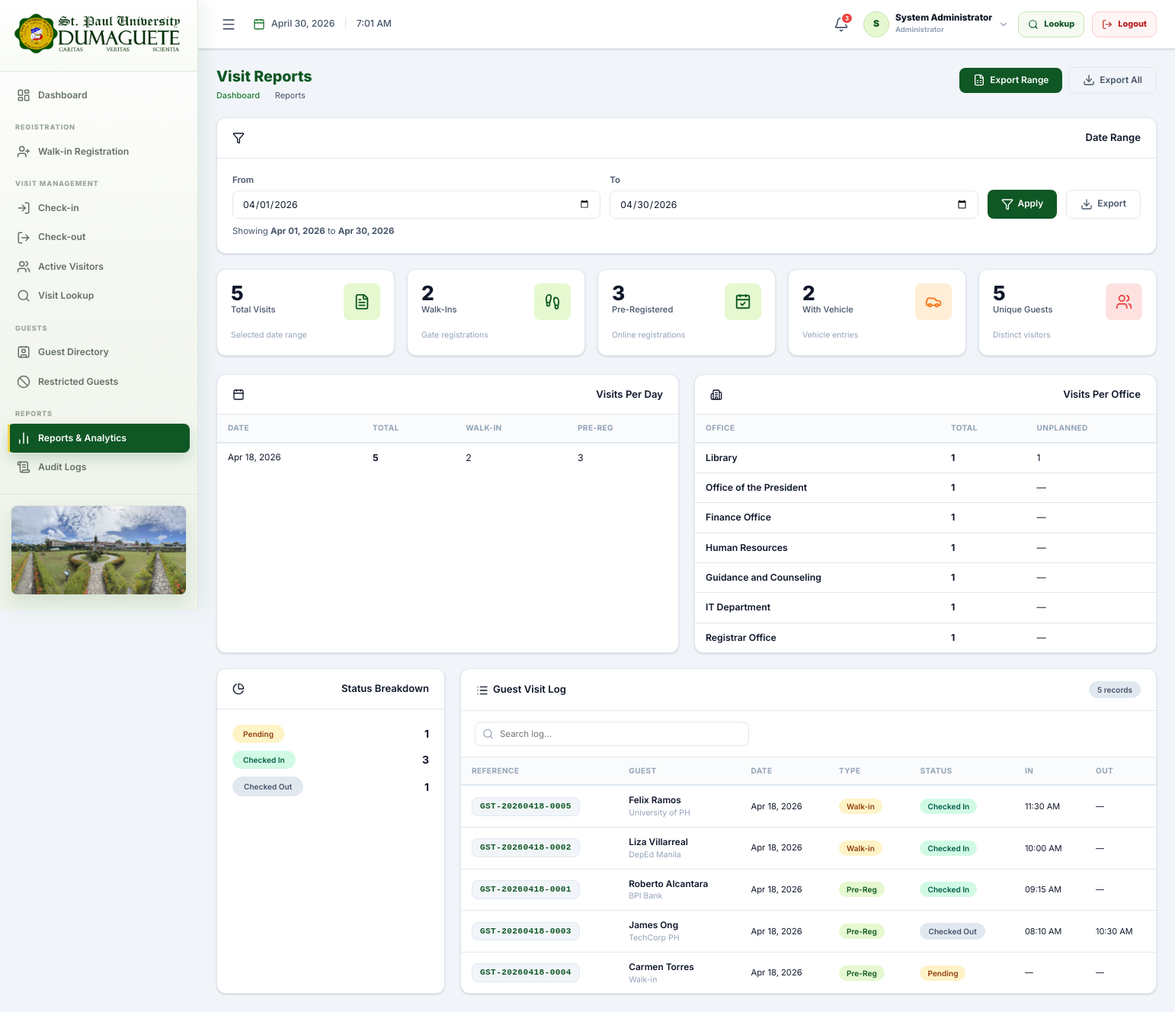
The page /public/reports/index.php (signed in) on the database its author committed.
### tables this page shows
CREATE TABLE IF NOT EXISTS `guest_visits` (
  `visit_id` INT(11) NOT NULL AUTO_INCREMENT,
  `guest_id` INT(11) NOT NULL,
  `visit_reference` VARCHAR(30) NOT NULL UNIQUE,        
  `qr_token` VARCHAR(100) DEFAULT NULL UNIQUE,          
  `registration_type` ENUM('pre_registered','walk_in') NOT NULL DEFAULT 'walk_in',
  `purpose_of_visit` TEXT NOT NULL,
  `visit_date` DATE NOT NULL,                           
  `expected_time_in` TIME DEFAULT NULL,                 
  `expected_time_out` TIME DEFAULT NULL,                
  `actual_check_in` DATETIME DEFAULT NULL,              
  `actual_check_out` DATETIME DEFAULT NULL,             
  `overall_status` ENUM('pending','checked_in','checked_out','cancelled','overstayed') NOT NULL DEFAULT 'pending',
  `has_vehicle` TINYINT(1) NOT NULL DEFAULT 0,
  `pass_number` VARCHAR(50) DEFAULT NULL,               
  `processed_by_guard_id` INT(11) DEFAULT NULL,         
  `notes` TEXT DEFAULT NULL,
  `created_at` DATETIME NOT NULL DEFAULT CURRENT_TIMESTAMP,
  `updated_at` DATETIME NOT NULL DEFAULT CURRENT_TIMESTAMP ON UPDATE CURRENT_TIMESTAMP,
  PRIMARY KEY (`visit_id`),
  FOREIGN KEY (`guest_id`) REFERENCES `guests`(`guest_id`) ON DELETE RESTRICT ON UPDATE CASCADE,
  FOREIGN KEY (`processed_by_guard_id`) REFERENCES `users`(`user_id`) ON DELETE SET NULL ON UPDATE CASCADE,
  INDEX `idx_visit_ref` (`visit_reference`),
  INDEX `idx_visit_qr` (`qr_token`),
  INDEX `idx_visit_date` (`visit_date`),
  INDEX `idx_visit_status` (`overall_status`)
);

CREATE TABLE IF NOT EXISTS `guests` (
  `guest_id` INT(11) NOT NULL AUTO_INCREMENT,
  `full_name` VARCHAR(150) NOT NULL,
  `contact_number` VARCHAR(20) DEFAULT NULL,
  `email` VARCHAR(150) DEFAULT NULL,
  `organization` VARCHAR(150) DEFAULT NULL,             
  `address` TEXT DEFAULT NULL,
  `id_type` VARCHAR(80) DEFAULT NULL,                   
  `id_number_masked` VARCHAR(50) DEFAULT NULL,          
  `photo_filename` VARCHAR(255) DEFAULT NULL,           
  `is_restricted` TINYINT(1) NOT NULL DEFAULT 0,        
  `restriction_reason` TEXT DEFAULT NULL,
  `created_at` DATETIME NOT NULL DEFAULT CURRENT_TIMESTAMP,
  `updated_at` DATETIME NOT NULL DEFAULT CURRENT_TIMESTAMP ON UPDATE CURRENT_TIMESTAMP,
  PRIMARY KEY (`guest_id`),
  INDEX `idx_guest_name` (`full_name`),
  INDEX `idx_guest_contact` (`contact_number`)
);

### includes/helpers.php (called while the page is built, shortened)
<?php
function e(string $str): string {
    return htmlspecialchars($str, ENT_QUOTES, 'UTF-8');
}
function formatDate(?string $date, string $format = 'M d, Y'): string {
    return date($format, strtotime($date));
}
function formatTime(?string $time): string {
    if (!$time) return '—';
    return date('h:i A', strtotime($time));
}
function statusLabel(string $status): string {
    return match ($status) {
        'pending'        => 'Pending',
        'checked_in'     => 'Checked In',
        'checked_out'    => 'Checked Out',
        'cancelled'      => 'Cancelled',
        'overstayed'     => 'Overstayed',
        'arrived'        => 'Arrived',
        'in_service'     => 'In Service',
        'completed'      => 'Completed',
        'pre_registered' => 'Pre-Registered',
        'walk_in'        => 'Walk-in',
        'admin'          => 'Administrator',
        'guard'          => 'Guard / Reception',
        'office_staff'   => 'Office Staff',
        'guest_house_staff' => 'Guest House Staff',
        'reserved'       => 'Reserved',
        'occupied'       => 'Occupied',
        'no_show'        => 'No-show',
        'available'      => 'Available',
        'maintenance'    => 'Maintenance',
        'inactive'       => 'Inactive',
        default          => ucfirst(str_replace('_', ' ', $status)),
    };
}
function getCountQuery(string $sql, array $params = []): int {
    $db   = getDB();
    $stmt = $db->prepare($sql);
    $stmt->execute($params);
    return (int) $stmt->fetchColumn();
}

### public/reports/index.php (the view, shortened to what this page needs)
<?php
require_once __DIR__ . '/../../includes/helpers.php';
$pageTitle = 'Reports'; $db = getDB();
$dateFrom = $_GET['date_from'] ?? date('Y-m-01'); $dateTo = $_GET['date_to'] ?? date('Y-m-d');
$params = [':from'=>$dateFrom,':to'=>$dateTo];
$summary = [
    'total_visits'   => getCountQuery("SELECT COUNT(*) FROM guest_visits WHERE visit_date BETWEEN :from AND :to", $params),
    'walk_ins'       => getCountQuery("SELECT COUNT(*) FROM guest_visits WHERE visit_date BETWEEN :from AND :to AND registration_type='walk_in'", $params),
    'pre_registered' => getCountQuery("SELECT COUNT(*) FROM guest_visits WHERE visit_date BETWEEN :from AND :to AND registration_type='pre_registered'", $params),
    'with_vehicle'   => getCountQuery("SELECT COUNT(*) FROM guest_visits WHERE visit_date BETWEEN :from AND :to AND has_vehicle=1", $params),
    'unique_guests'  => getCountQuery("SELECT COUNT(DISTINCT guest_id) FROM guest_visits WHERE visit_date BETWEEN :from AND :to", $params),
];
$perDayStmt = $db->prepare("SELECT visit_date, COUNT(*) AS total, SUM(registration_type='walk_in') AS walk_ins, SUM(registration_type='pre_registered') AS pre_reg FROM guest_visits WHERE visit_date BETWEEN :from AND :to GROUP BY visit_date ORDER BY visit_date DESC");
$perDayStmt->execute($params); $perDay = $perDayStmt->fetchAll();
$perOfficeStmt = $db->prepare("SELECT o.office_name, COUNT(vd.destination_id) AS total, SUM(vd.is_unplanned) AS unplanned FROM visit_destinations vd JOIN offices o ON vd.office_id=o.office_id JOIN guest_visits gv ON vd.visit_id=gv.visit_id WHERE gv.visit_date BETWEEN :from AND :to GROUP BY o.office_id ORDER BY total DESC");
$perOfficeStmt->execute($params); $perOffice = $perOfficeStmt->fetchAll();
$statusStmt = $db->prepare("SELECT overall_status, COUNT(*) AS cnt FROM guest_visits WHERE visit_date BETWEEN :from AND :to GROUP BY overall_status");
$statusStmt->execute($params); $statusBreakdown = $statusStmt->fetchAll();
$guestListStmt = $db->prepare("SELECT gv.visit_reference, gv.visit_date, gv.overall_status, gv.registration_type, gv.actual_check_in, gv.actual_check_out, gv.has_vehicle, g.full_name AS guest_name, g.organization FROM guest_visits gv JOIN guests g ON gv.guest_id=g.guest_id WHERE gv.visit_date BETWEEN :from AND :to ORDER BY gv.visit_date DESC, gv.actual_check_in DESC");
$guestListStmt->execute($params); $guestList = $guestListStmt->fetchAll();
include __DIR__ . '/../../includes/header.php';
?>
<div class="page-top">
  <div><div class="page-title">Visit Reports</div>
  <ul class="breadcrumb"><li><a href="<?= APP_URL ?>/public/dashboard/admin.php">Dashboard</a></li><li>Reports</li></ul></div>
  <div class="page-actions">
    <a href="<?= APP_URL ?>/public/reports/export.php?date_from=<?= urlencode($dateFrom) ?>&date_to=<?= urlencode($dateTo) ?>" class="btn btn-success">
      <i data-lucide="file-spreadsheet"></i> Export Range
    </a>
    <a href="<?= APP_URL ?>/public/reports/export.php" class="btn btn-outline">
      <i data-lucide="download"></i> Export All
    </a>
  </div>
</div>
<div class="card" style="margin-bottom:20px;">
  <div class="card-header"><i data-lucide="filter" style="width:16px;height:16px;vertical-align:middle;margin-right:6px;"></i>Date Range</div>
  <div class="card-body">
    <form method="GET" style="display:flex;gap:12px;align-items:flex-end;flex-wrap:wrap;">
      <div class="form-group" style="flex:1;min-width:160px;margin-bottom:0;">
        <label class="form-label">From</label>
        <input type="date" name="date_from" class="form-control" value="<?= e($dateFrom) ?>">
      </div>
      <div class="form-group" style="flex:1;min-width:160px;margin-bottom:0;">
        <label class="form-label">To</label>
        <input type="date" name="date_to" class="form-control" value="<?= e($dateTo) ?>">
      </div>
      <button type="submit" class="btn btn-primary" style="height:38px;"><i data-lucide="filter"></i> Apply</button>
      <a href="<?= APP_URL ?>/public/reports/export.php?date_from=<?= urlencode($dateFrom) ?>&date_to=<?= urlencode($dateTo) ?>" class="btn btn-outline" style="height:38px;"><i data-lucide="download"></i> Export</a>
    </form>
    <div style="margin-top:8px;font-size:.82rem;color:var(--text-s);">Showing <strong><?= formatDate($dateFrom) ?></strong> to <strong><?= formatDate($dateTo) ?></strong></div>
  </div>
</div>
<div class="stat-grid reports-summary-grid">
  <div class="stat-card">
    <div class="stat-card-top">
      <div>
        <div class="stat-value"><?= $summary['total_visits'] ?></div>
        <div class="stat-label">Total Visits</div>
      </div>
      <div class="stat-icon-wrap blue"><i data-lucide="file-text"></i></div>
    </div>
    <div class="stat-trend" style="color:var(--text-m);">Selected date range</div>
  </div>
  <div class="stat-card">
    <div class="stat-card-top">
      <div>
        <div class="stat-value"><?= $summary['walk_ins'] ?></div>
        <div class="stat-label">Walk-Ins</div>
      </div>
      <div class="stat-icon-wrap green"><i data-lucide="footprints"></i></div>
    </div>
    <div class="stat-trend" style="color:var(--text-m);">Gate registrations</div>
  </div>
  <div class="stat-card">
    <div class="stat-card-top">
      <div>
        <div class="stat-value"><?= $summary['pre_registered'] ?></div>
        <div class="stat-label">Pre-Registered</div>
      </div>
      <div class="stat-icon-wrap purple"><i data-lucide="calendar-check"></i></div>
    </div>
    <div class="stat-trend" style="color:var(--text-m);">Online registrations</div>
  </div>
  <div class="stat-card">
    <div class="stat-card-top">
      <div>
        <div class="stat-value"><?= $summary['with_vehicle'] ?></div>
        <div class="stat-label">With Vehicle</div>
      </div>
      <div class="stat-icon-wrap orange"><i data-lucide="car"></i></div>
    </div>
    <div class="stat-trend" style="color:var(--text-m);">Vehicle entries</div>
  </div>
  <div class="stat-card">
    <div class="stat-card-top">
      <div>
        <div class="stat-value"><?= $summary['unique_guests'] ?></div>
        <div class="stat-label">Unique Guests</div>
      </div>
      <div class="stat-icon-wrap red"><i data-lucide="users"></i></div>
    </div>
    <div class="stat-trend" style="color:var(--text-m);">Distinct visitors</div>
  </div>
</div>
<div style="display:grid;grid-template-columns:1fr 1fr;gap:20px;margin-bottom:20px;">
  <div class="card">
    <div class="card-header"><i data-lucide="calendar" style="width:16px;height:16px;vertical-align:middle;margin-right:6px;"></i>Visits Per Day</div>
    <div class="card-body p-0"><div class="table-responsive" style="max-height:350px;overflow-y:auto;">
      <table class="data-table"><thead><tr><th>Date</th><th>Total</th><th>Walk-In</th><th>Pre-Reg</th></tr></thead><tbody>
      <?php if (empty($perDay)): ?><tr><td colspan="4"><div class="table-empty">No data</div></td></tr>
      <?php else: foreach($perDay as $d): ?>
      <tr><td style="font-size:.83rem;"><?= formatDate($d['visit_date']) ?></td><td><strong><?= $d['total'] ?></strong></td><td><?= $d['walk_ins'] ?></td><td><?= $d['pre_reg'] ?></td></tr>
      <?php endforeach; endif; ?></tbody></table>
    </div></div>
  </div>
  <div class="card">
    <div class="card-header"><i data-lucide="building-2" style="width:16px;height:16px;vertical-align:middle;margin-right:6px;"></i>Visits Per Office</div>
    <div class="card-body p-0"><div class="table-responsive" style="max-height:350px;overflow-y:auto;">
      <table class="data-table"><thead><tr><th>Office</th><th>Total</th><th>Unplanned</th></tr></thead><tbody>
      <?php if (empty($perOffice)): ?><tr><td colspan="3"><div class="table-empty">No data</div></td></tr>
      <?php else: foreach($perOffice as $o): ?>
      <tr><td style="font-weight:600;"><?= e($o['office_name']) ?></td><td><strong><?= $o['total'] ?></strong></td><td><?= $o['unplanned'] ?: '—' ?></td></tr>
      <?php endforeach; endif; ?></tbody></table>
    </div></div>
  </div>
</div>
<div style="display:grid;grid-template-columns:300px 1fr;gap:20px;">
  <div class="card">
    <div class="card-header"><i data-lucide="pie-chart" style="width:16px;height:16px;vertical-align:middle;margin-right:6px;"></i>Status Breakdown</div>
    <div class="card-body">
      <?php foreach ($statusBreakdown as $sb): $sc=match($sb['overall_status']){'pending'=>'badge-warning','checked_in'=>'badge-success','checked_out'=>'badge-secondary','cancelled'=>'badge-danger','overstayed'=>'badge-danger',default=>'badge-secondary'};?>
      <div style="display:flex;justify-content:space-between;align-items:center;margin-bottom:10px;">
        <span class="badge <?= $sc ?>" style="padding:5px 14px;"><?= statusLabel($sb['overall_status']) ?></span>
        <strong><?= $sb['cnt'] ?></strong>
      </div>
      <?php endforeach; ?>
    </div>
  </div>
  <div class="card">
    <div class="card-header" style="justify-content:space-between;">
      <span><i data-lucide="list" style="width:16px;height:16px;vertical-align:middle;margin-right:6px;"></i>Guest Visit Log</span>
      <span class="badge badge-secondary"><?= count($guestList) ?> records</span>
    </div>
    <div class="table-toolbar">
      <div class="table-search"><i data-lucide="search" class="table-search-icon"></i>
        <input type="text" id="searchInput" placeholder="Search log…" autocomplete="off"></div>
    </div>
    <div class="card-body p-0"><div class="table-responsive">
      <table class="data-table" id="tbl">
        <thead><tr><th>Reference</th><th>Guest</th><th>Date</th><th>Type</th><th>Status</th><th>In</th><th>Out</th></tr></thead>
        <tbody>
        <?php if (empty($guestList)): ?><tr><td colspan="7"><div class="table-empty">No visits for this period.</div></td></tr>
        <?php else: foreach ($guestList as $g): ?>
        <tr>
          <td><span class="ref-chip"><?= e($g['visit_reference']) ?></span></td>
          <td><div><div style="font-weight:600;font-size:.85rem;"><?= e($g['guest_name']) ?></div><div style="font-size:.75rem;color:var(--text-m);"><?= e($g['organization']??'') ?></div></div></td>
          <td style="font-size:.8rem;"><?= formatDate($g['visit_date']) ?></td>
          <td><span class="badge <?= $g['registration_type']==='walk_in'?'badge-warning':'badge-blue' ?>"><?= $g['registration_type']==='walk_in'?'Walk-in':'Pre-Reg' ?></span></td>
          <td><?php $sc2=match($g['overall_status']){'pending'=>'badge-warning','checked_in'=>'badge-success','checked_out'=>'badge-secondary',default=>'badge-secondary'};?><span class="badge <?= $sc2 ?>"><?= statusLabel($g['overall_status']) ?></span></td>
          <td style="font-size:.78rem;"><?= formatTime($g['actual_check_in']) ?></td>
          <td style="font-size:.78rem;"><?= formatTime($g['actual_check_out']) ?></td>
        </tr>
        <?php endforeach; endif; ?>
        </tbody>
      </table>
    </div></div>
  </div>
</div>
<?php include __DIR__ . '/../../includes/footer.php'; ?>

### rows shown on the page
guest_visits: visit_reference "GST-20260418-0005", guest.full_name "Felix Ramos", guest.organization "University of PH", visit_date "Apr 18, 2026", registration_type "Walk-in", overall_status "Checked In", actual_check_in "11:30 AM", actual_check_out "—"
guest_visits: visit_reference "GST-20260418-0002", guest.full_name "Liza Villarreal", guest.organization "DepEd Manila", visit_date "Apr 18, 2026", registration_type "Walk-in", overall_status "Checked In", actual_check_in "10:00 AM", actual_check_out "—"
guest_visits: visit_reference "GST-20260418-0001", guest.full_name "Roberto Alcantara", guest.organization "BPI Bank", visit_date "Apr 18, 2026", registration_type "Pre-Reg", overall_status "Checked In", actual_check_in "09:15 AM", actual_check_out "—"
guest_visits: visit_reference "GST-20260418-0003", guest.full_name "James Ong", guest.organization "TechCorp PH", visit_date "Apr 18, 2026", registration_type "Pre-Reg", overall_status "Checked Out", actual_check_in "08:10 AM", actual_check_out "10:30 AM"
guest_visits: visit_reference "GST-20260418-0004", guest.full_name "Carmen Torres", guest.organization "Walk-in", visit_date "Apr 18, 2026", registration_type "Pre-Reg", overall_status "Pending", actual_check_in "—", actual_check_out "—"

### other values the page prints
substr(currentUserName(), 0, 1) "S"
currentUserName() "System Administrator"
statusLabel(currentUserRole()) "Administrator"
$quickActionLabel "Lookup"
$summary['total_visits'] "5"
$summary['walk_ins'] "2"
$summary['pre_registered'] "3"
$summary['with_vehicle'] "2"
$summary['unique_guests'] "5"
formatDate($d['visit_date']) "Apr 18, 2026"
$d['total'] "5"
$d['walk_ins'] "2"
$d['pre_reg'] "3"
$o['office_name'] "Library"
$o['total'] "1"
